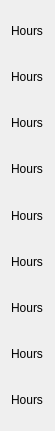
    <widget class="QWidget" name="verticalLayoutWidget_5">
     <property name="geometry">
      <rect>
       <x>950</x>
       <y>80</y>
       <width>55</width>
       <height>431</height>
      </rect>
     </property>
     <layout class="QVBoxLayout" name="totalhoursLabels">
      <item>
       <widget class="QLabel" name="label_11">
        <property name="text">
         <string>Hours</string>
        </property>
       </widget>
      </item>
      <item>
       <widget class="QLabel" name="label_14">
        <property name="text">
         <string>Hours</string>
        </property>
       </widget>
      </item>
      <item>
       <widget class="QLabel" name="label_15">
        <property name="text">
         <string>Hours</string>
        </property>
       </widget>
      </item>
      <item>
       <widget class="QLabel" name="label_18">
        <property name="text">
         <string>Hours</string>
        </property>
       </widget>
      </item>
      <item>
       <widget class="QLabel" name="label_17">
        <property name="text">
         <string>Hours</string>
        </property>
       </widget>
      </item>
      <item>
       <widget class="QLabel" name="label_16">
        <property name="text">
         <string>Hours</string>
        </property>
       </widget>
      </item>
      <item>
       <widget class="QLabel" name="label_13">
        <property name="text">
         <string>Hours</string>
        </property>
       </widget>
      </item>
      <item>
       <widget class="QLabel" name="label_12">
        <property name="text">
         <string>Hours</string>
        </property>
       </widget>
      </item>
      <item>
       <widget class="QLabel" name="label_10">
        <property name="text">
         <string>Hours</string>
        </property>
       </widget>
      </item>
     </layout>
    </widget>
